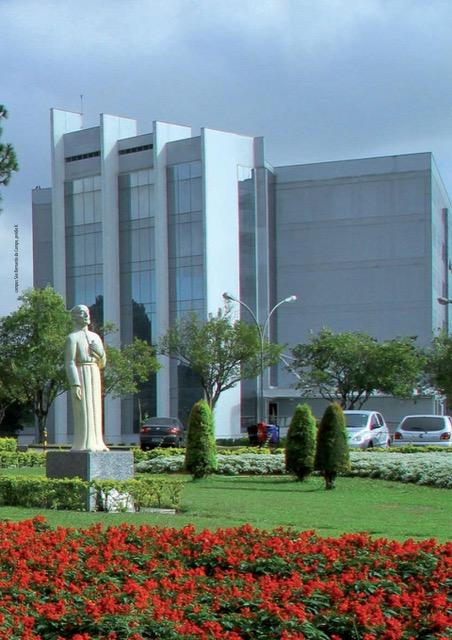
#> input picture images/fei03.jpeg, 452 x 640 px
$ jupyter execute newimage.ipynb
#> lines starting #> are read from the running program, lines starting #| are printed output that depends on the picture; after the words box and inside, x2 and y2 are one past the last pixel; in counts of white or black regions, pixels touching at a corner belong together
[cell 1]
#Integrantes:

#Bruno Osse Brigide - RA: 22.119.047-3
#Tiago Serralha de Pádua - RA: 22.119.021-8

[cell 2]
#imports

import math
import numpy as np
import cv2
import matplotlib.pyplot as plt

[cell 3]
#image import and rgb conversion
img = cv2.imread('./images/fei03.jpeg')
#> img is the input picture: shape (640, 452, 3); mean B, G, R 127, 127.6, 113.5
img = cv2.cvtColor(img, cv2.COLOR_BGR2RGB)
img_copy = img.copy()

#convert to black and white image (rgb -> gray scale -> bw)
img_gray = cv2.cvtColor(img, cv2.COLOR_RGB2GRAY)
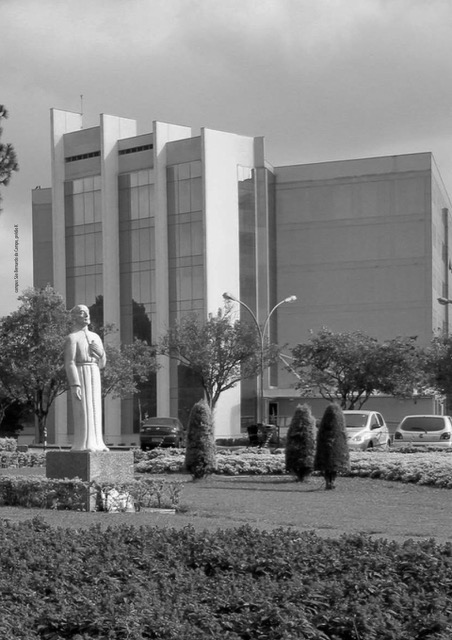
#> img_gray: shape (640, 452); min 0, max 254, mean 123.3
a = img_gray.max()
#> a = 254
_, thresh = cv2.threshold(img_gray, a/2*1.7, a,cv2.THRESH_BINARY_INV)
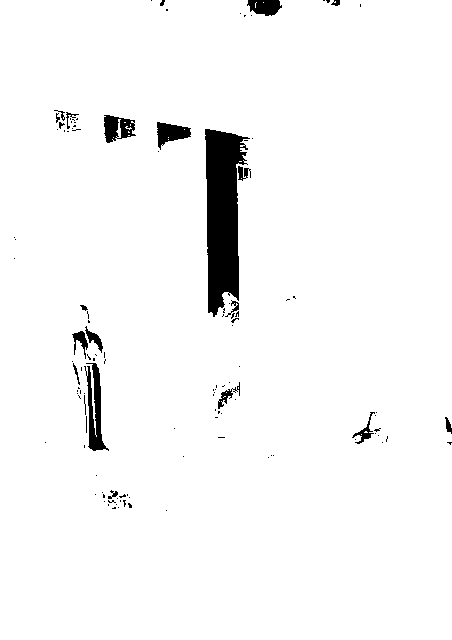
#> thresh: shape (640, 452); values 0 (black) and 254 (white), 96.7% white; 120 black regions (98 under 20 px), largest, box (x1, y1, x2, y2) and area: (205, 129, 250, 317) 5504, (84, 363, 109, 451) 951, (104, 115, 136, 143) 559

kernelSize = 5
kernel = np.ones((kernelSize,kernelSize), np.uint8)
thresh_open = cv2.morphologyEx(thresh, cv2.MORPH_OPEN, kernel)
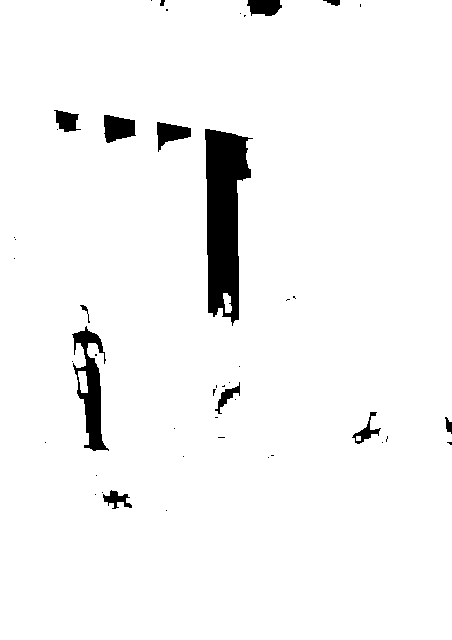
#> thresh_open: shape (640, 452); values 0 (black) and 254 (white), 96.2% white; 46 black regions (33 under 20 px), largest, box (x1, y1, x2, y2) and area: (205, 129, 253, 326) 6045, (72, 326, 109, 451) 1900, (104, 115, 136, 143) 660

[cell 4]
#apply blur filter
img_blur = cv2.blur(img_gray, ksize=(kernelSize, kernelSize))
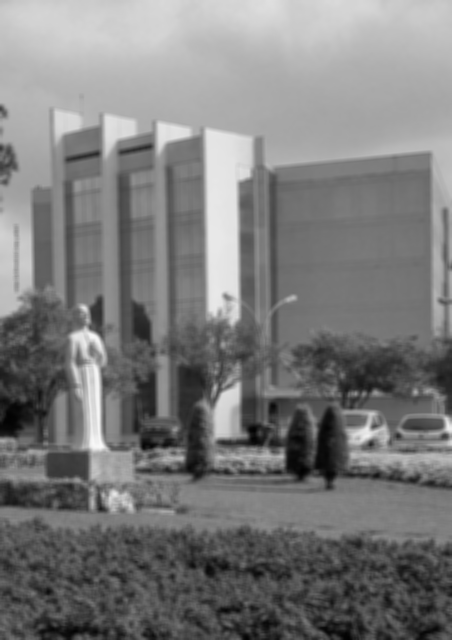
#> img_blur: shape (640, 452); min 1, max 248, mean 123.3

img_open = cv2.morphologyEx(img_blur, cv2.MORPH_OPEN, kernel)
img_close = cv2.morphologyEx(img_open, cv2.MORPH_CLOSE, kernel)

#blurry border detection
edges_gray = cv2.Canny(image=img_close, threshold1=a/1.7 , threshold2=a/1.7)
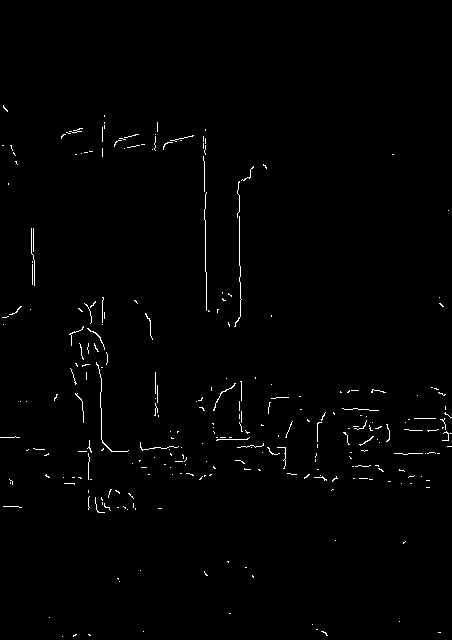
#> edges_gray: shape (640, 452); 0.93% white in thin lines or dots, all inside (x1, y1, x2, y2) = (0, 105, 452, 637)
_, thresh_final = cv2.threshold(edges_gray, a/2*1.7, a,cv2.THRESH_BINARY_INV)

#contour
contours, hierarchy = cv2.findContours(
                                   image = thresh_final,
                                   mode = cv2.RETR_TREE,
                                   method = cv2.CHAIN_APPROX_SIMPLE)
#> contours = 467 contours, 400 with area under 20; largest, box (x1, y1, x2, y2) and area: (0, 0, 452, 640) 288145, (204, 219, 207, 273) 104, (238, 215, 241, 267) 100, (205, 271, 208, 312) 78, (215, 437, 250, 442) 68
contours = sorted(contours, key = cv2.contourArea, reverse = True)
final = cv2.drawContours(img_copy, contours, contourIdx = -1,
                         color = (255, 0, 0), thickness = 2)
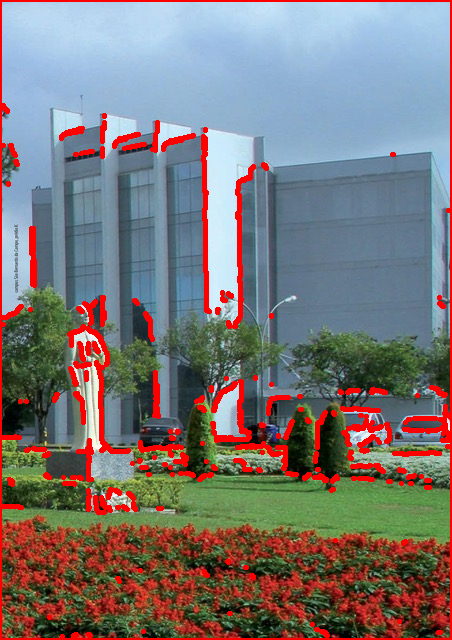
#> final: shape (640, 452, 3); mean R, G, B 123.6, 118.4, 118.2

[cell 5]
#plot images
imagens = [img,img_gray,img_blur, img_open, img_close, edges_gray, thresh,thresh_open,final]
formatoX = math.ceil(len(imagens)**.5)
#> formatoX = 3
if (formatoX**2-len(imagens))>formatoX:
    formatoY = formatoX-1
else:
    formatoY = formatoX
#> formatoY = 3
for i in range(len(imagens)):
    plt.subplot(formatoY, formatoX, i + 1)
    plt.imshow(imagens[i],'gray')
    plt.xticks([]),plt.yticks([])
#> this loop made 9 passes
plt.show()

plt.imshow(imagens[len(imagens) - 1],'gray')
plt.show()

$ run again, with images/FEI01.jpg copied over images/fei03.jpeg
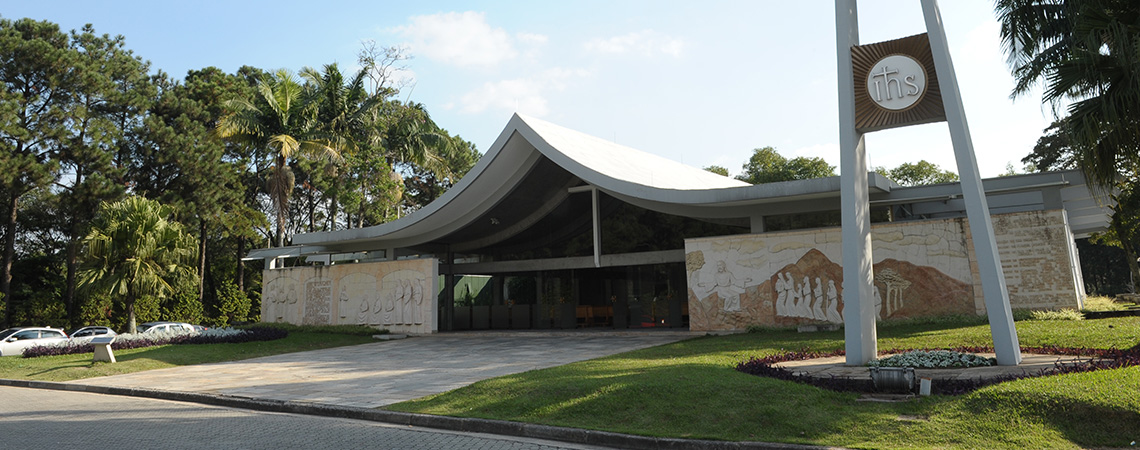
#> input picture images/FEI01.jpg, 1140 x 450 px
#> img is the input picture: shape (450, 1140, 3); mean B, G, R 108.8, 118.8, 113.3
#> a = 255
#> `_, thresh = cv2.threshold(img_gray, a/2*1.7, a,cv2.THRESH_BINARY_INV)`:
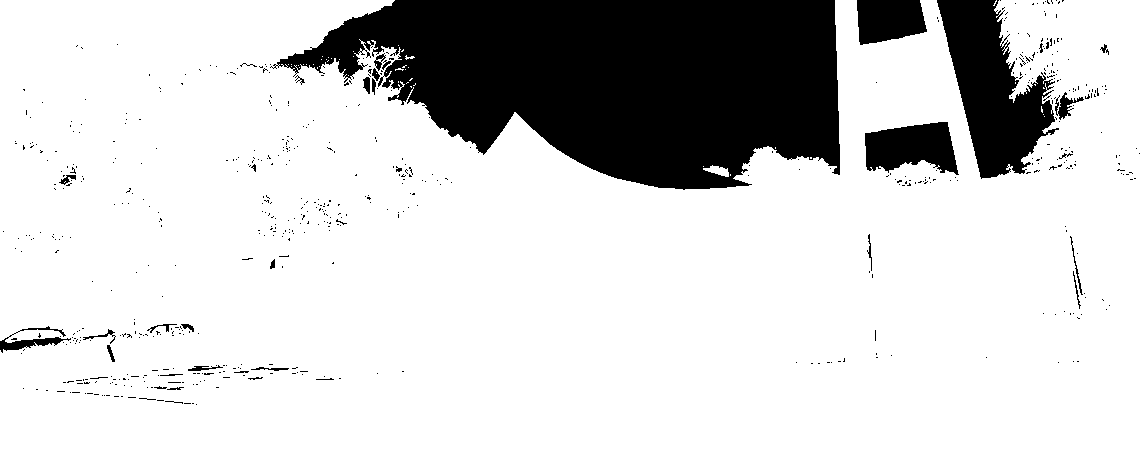
#> thresh: shape (450, 1140); 81.8% white; 617 black regions (583 under 20 px), largest, box (x1, y1, x2, y2) and area: (270, 0, 840, 190) 72465, (937, 0, 1059, 179) 11237, (865, 122, 959, 175) 3525
#> thresh_open: shape (450, 1140); 80.9% white; 274 black regions (234 under 20 px), largest, box (x1, y1, x2, y2) and area: (240, 0, 840, 190) 74234, (937, 0, 1099, 179) 12693, (865, 122, 959, 178) 3608
#> edges_gray: shape (450, 1140); 1.6% white in thin lines or dots
#> thresh_final: shape (450, 1140); 98.4% white; black in thin lines or dots
#> contours = 1353 contours, 1140 with area under 20; largest, box (x1, y1, x2, y2) and area: (0, 0, 1140, 450) 511160, (545, 140, 598, 172) 131, (535, 147, 566, 170) 78, (453, 272, 480, 291) 72, (258, 88, 279, 116) 72
#> `final = cv2.drawContours(img_copy, contours, contourIdx = -1, color = ..`:
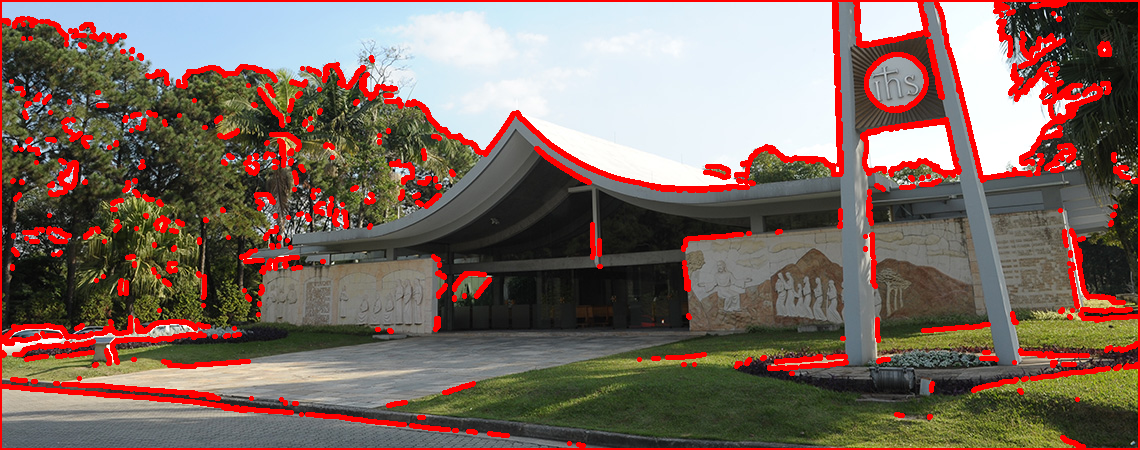
#> final: shape (450, 1140, 3); mean R, G, B 127.2, 106.1, 97.2
#> formatoX = 3
#> the loop `for i in range(len(imagens)):` made 9 passes

$ run again, with images/FEI02.jpg copied over images/fei03.jpeg
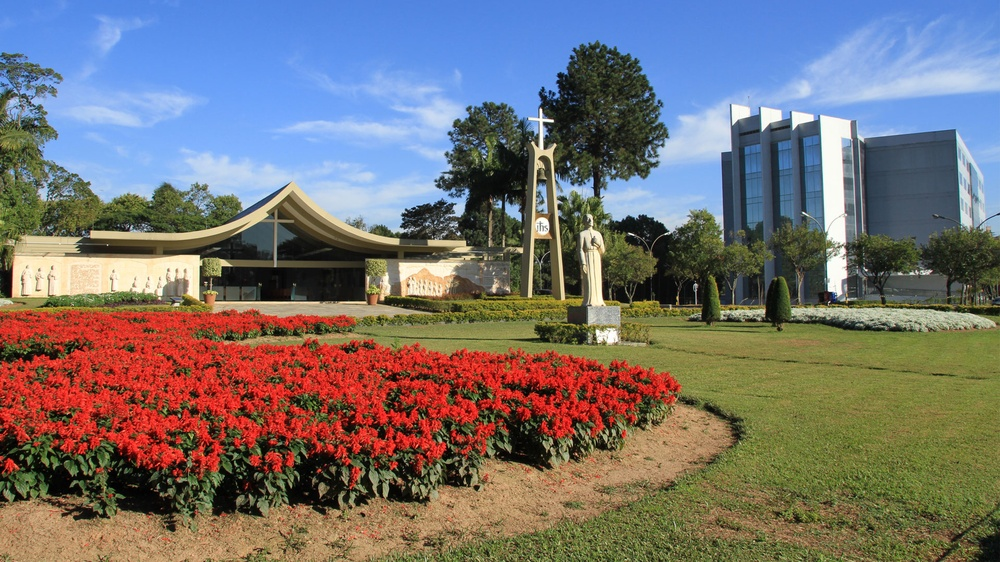
#> input picture images/FEI02.jpg, 1000 x 562 px, shrunk from 1920 x 1080 before the run
#> img is the input picture: shape (562, 1000, 3); mean B, G, R 113.3, 113.8, 118
#> a = 255
#> `_, thresh = cv2.threshold(img_gray, a/2*1.7, a,cv2.THRESH_BINARY_INV)`:
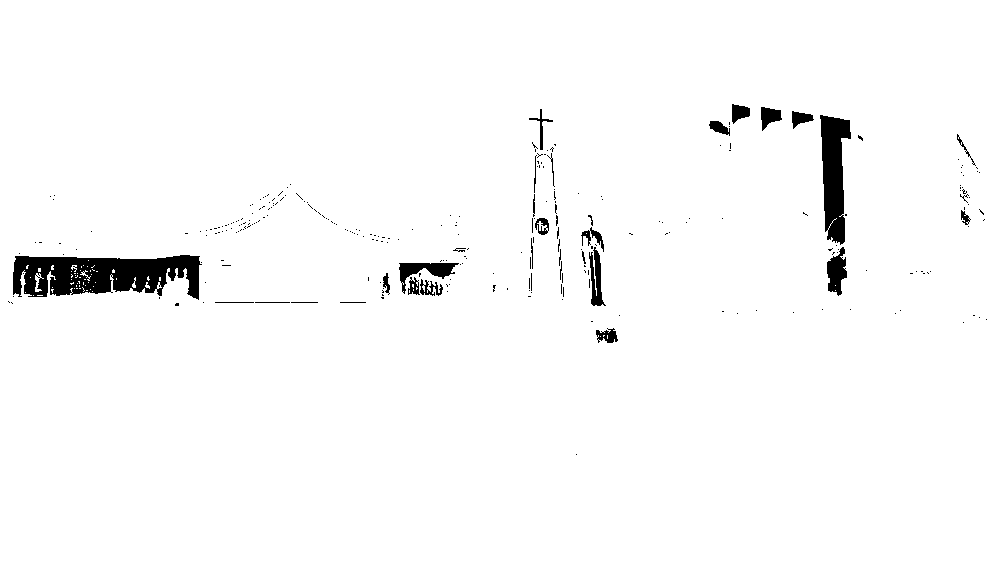
#> thresh: shape (562, 1000); 97.6% white; 277 black regions (245 under 20 px), largest, box (x1, y1, x2, y2) and area: (13, 255, 202, 300) 5766, (820, 115, 851, 245) 2601, (399, 263, 459, 294) 684
#> thresh_open: shape (562, 1000); 97.2% white; 133 black regions (109 under 20 px), largest, box (x1, y1, x2, y2) and area: (13, 253, 202, 300) 6483, (820, 115, 851, 296) 3362, (399, 260, 463, 296) 1363
#> edges_gray: shape (562, 1000); 1.5% white in thin lines or dots
#> thresh_final: shape (562, 1000); 98.5% white; black in thin lines or dots
#> contours = 1448 contours, 1227 with area under 20; largest, box (x1, y1, x2, y2) and area: (0, 0, 1000, 562) 560428, (215, 298, 319, 302) 205, (99, 255, 168, 258) 134, (397, 259, 444, 274) 114, (233, 204, 266, 222) 77
#> `final = cv2.drawContours(img_copy, contours, contourIdx = -1, color = ..`:
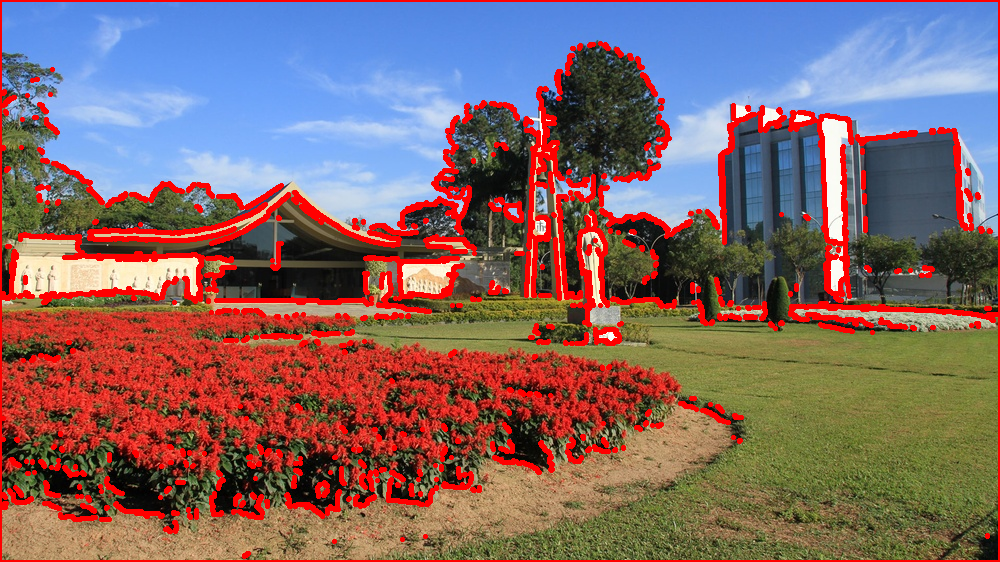
#> final: shape (562, 1000, 3); mean R, G, B 131.8, 102.5, 103.1
#> formatoX = 3
#> the loop `for i in range(len(imagens)):` made 9 passes
